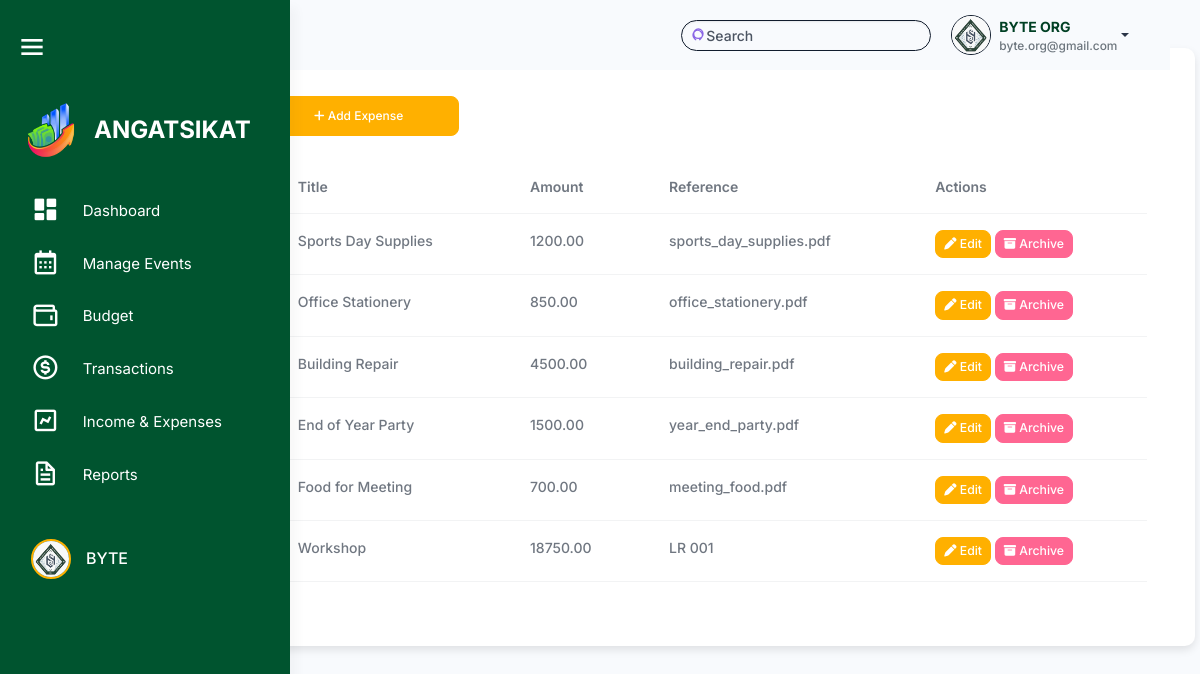
Screenshot of /income_and_expenses/expenses.php (signed in) with the database file from the repository.
### tables this page shows
CREATE TABLE `expenses` (
  `expense_id` int(11) NOT NULL,
  `organization_id` int(11) NOT NULL,
  `category` enum('Activities','Purchases','Maintenance') NOT NULL,
  `title` varchar(255) NOT NULL,
  `amount` decimal(10,2) NOT NULL,
  `reference` varchar(255) DEFAULT NULL,
  `created_at` timestamp NOT NULL DEFAULT current_timestamp()
);

### session_check.php (called while the page is built, shortened)
<?php
$organization_id = $_SESSION['organization_id'];
?>

### income_and_expenses/expenses.php (the view, shortened to what this page needs)
<?php
include '../connection.php';
include '../session_check.php';
$sql = "SELECT * FROM expenses WHERE organization_id = $organization_id";
$result = $conn->query($sql);
?>
<!DOCTYPE html>
<html lang="en">
<head>
    <link rel="stylesheet" href="../assets/css/styles.min.css" />
    <link rel="stylesheet" href="../html/sidebar.css" />
    <link rel="stylesheet" href="../budget_management/budget.css" />
    <link href="https://unpkg.com/boxicons@2.1.4/css/boxicons.min.css" rel="stylesheet" />
    <link rel="stylesheet" href="https://cdnjs.cloudflare.com/ajax/libs/font-awesome/6.6.0/css/all.min.css">
    <link rel="stylesheet"
        href="https://cdnjs.cloudflare.com/ajax/libs/selectize.js/0.12.6/css/selectize.bootstrap3.min.css"
 />
    <link rel="stylesheet" href="https://cdn.datatables.net/1.13.1/css/dataTables.bootstrap5.min.css">
</head>
<body>
    <div class="page-wrapper" id="main-wrapper" data-layout="vertical" data-navbarbg="skin6" data-sidebartype="full"
        data-sidebar-position="fixed" data-header-position="fixed">
        <aside class="left-sidebar" id="sidebar">
            <div class="top-bar">
                <div id="toggleSidebar" class="burger-icon">
                    <i class="bx bx-menu"></i>
                </div>
            </div>
            <div>
                <div class="brand-logo logo-container">
                    <a href="../html/officer_dashboard.html" class="logo-img">
                        <img src="angat sikat.png" alt="Angat Sikat Logo" class="sidebar-logo">
                    </a>
                    <span class="logo-text">ANGATSIKAT</span>
                </div>
                <nav class="sidebar-nav">
                    <ul id="sidebarnav">
                        <li class="sidebar-item">
                            <a class="sidebar-link" href="../dashboard/officer_dashboard.php" aria-expanded="false"
                                data-tooltip="Dashboard">
                                <i class="bx bxs-dashboard"></i>
                                <span class="hide-menu">Dashboard</span>
                            </a>
                        </li>
                        <li class="sidebar-item">
                            <a class="sidebar-link" href="../activity_management/activities.php" aria-expanded="false"
                                data-tooltip="Manage Events">
                                <i class="bx bx-calendar"></i>
                                <span class="hide-menu">Manage Events</span>
                            </a>
                        </li>
                        <li class="sidebar-item">
                            <a class="sidebar-link" aria-expanded="false" data-tooltip="Budget">
                                <i class="bx bx-wallet"></i>
                                <span class="hide-menu">Budget</span>
                            </a>
                        </li>
                        <li class="sidebar-item">
                            <a class="sidebar-link" href="#transactions" aria-expanded="false"
                                data-tooltip="Transactions">
                                <i class="bx bx-dollar-circle"></i>
                                <span class="hide-menu">Transactions</span>
                            </a>
                        </li>
                        <li class="sidebar-item">
                            <a class="sidebar-link" aria-expanded="false" data-tooltip="Income & Expenses">
                                <i class="bx bx-chart"></i>
                                <span class="hide-menu">Income & Expenses</span>
                            </a>
                        </li>
                        <li class="sidebar-item">
                            <a class="sidebar-link" href="reports.php" aria-expanded="false" data-tooltip="Reports">
                                <i class="bx bx-file"></i>
                                <span class="hide-menu">Reports</span>
                            </a>
                        </li>
                        <li class="sidebar-item profile-container">
                            <a class="sidebar-link" href="../user/profile.html" aria-expanded="false"
                                data-tooltip="Profile">
                                <div class="profile-pic-border">
                                    <img src="byte.png" alt="Profile Picture" class="profile-pic" />
                                </div>
                                <span class="profile-name">BYTE</span>
                            </a>
                        </li>
                    </ul>
                </nav>
            </div>
        </aside>
        <div class="body-wrapper">
            <header class="app-header">
                <nav class="navbar navbar-expand-lg navbar-light">
                    <div class="navbar-collapse justify-content-end px-0" id="navbarNav">
                        <div class="container-fluid d-flex justify-content-end align-items-center"
                            style="padding: 0 1rem; background-color: transparent;">
                            <div class="d-none d-sm-flex position-relative" style=" width: 250px; margin-right: 10px;">
                                <input class="form-control py-1 ps-4 pe-3 border border-dark rounded-pill" type="search"
                                    placeholder="Search" id="searchInput" style="width: 100%; padding: 0.25rem 1rem;">
                            </div>
                            <div class="dropdown">
                                <a href="#" class="dropdown-toggle d-flex align-items-center" data-bs-toggle="dropdown"
                                    aria-expanded="false" style="text-decoration: none;">
                                    <img class="border border-dark rounded-circle" src="byte.png" alt="Profile"
                                        style="width: 40px; height: 40px; margin-left: 10px;">
                                    <div class="d-flex flex-column align-items-start ms-2">
                                        <span style="font-weight: bold; color: #004024; text-decoration: none;">BYTE
                                            ORG</span>
                                        <span
                                            style="font-size: 0.85em; color: #6c757d; text-decoration: none;">byte.org@gmail.com</span>
                                    </div>
                                </a>
                            </div>
                        </div>
                    </div>
                </nav>
            </header>
            <div class="container mt-5 p-5">
                <h2 class="mb-4">Expenses
                    <button class="btn btn-primary ms-3" data-bs-toggle="modal" data-bs-target="#addExpenseModal"
                        style="height: 40px; width: 200px; border-radius: 8px; font-size: 12px;">
                        <i class="fa-solid fa-plus"></i> Add Expense
                    </button>
                </h2>
                <table id="expensesTable" class="table">
                    <thead>
                        <tr>
                            <th>Category</th>
                            <th>Title</th>
                            <th>Amount</th>
                            <th>Reference</th>
                            <th>Actions</th>
                        </tr>
                    </thead>
                    <tbody>
                        <?php
            if ($result->num_rows > 0) {
                while($row = $result->fetch_assoc()) {
                    echo "<tr>
                            <td>{$row['category']}</td>
                            <td>{$row['title']}</td>
                            <td>{$row['amount']}</td>
                            <td>{$row['reference']}</td>
                            <td>
                                <button class='btn btn-primary btn-sm edit-btn'
                                        data-bs-toggle='modal'
                                        data-bs-target='#editExpenseModal'
                                        data-id='{$row['expense_id']}'>
                                    <i class='fa-solid fa-pen'></i> Edit
                                </button>
                                <button class='btn btn-danger btn-sm archive-btn'
                                        data-id='{$row['expense_id']}'>
                                    <i class='fa-solid fa-box-archive'></i> Archive
                                </button>
                            </td>
                        </tr>";
                }
            } else {
                echo "<tr><td colspan='7' class='text-center'>No expenses found</td></tr>";
            }
            ?>
                    </tbody>
                </table>
            </div>
        </div>
    </div>
</body>
</html>

### html/sidebar.css (style rules this page uses)
#sidebar { width: 290px; background-color: #00542f; transition: width 0.3s, border-radius 0.3s, margin-left 0.3s; display: flex; flex-direction: column; height: 100vh; border-radius: 0; margin-left: 0; overflow-x: hidden; }
#sidebar .sidebar-item a { display: flex; align-items: center; padding: 10px 15px; color: #ffffff; text-decoration: none; border-radius: 8px; transition: background-color 0.3s; }
.sidebar-item a i { font-size: 1.5rem; margin-right: 10px; transition: color 0.3s; }
.profile-container { display: flex; align-items: center; width: 100%; margin-top: 30px; position: relative; flex-shrink: 0; }
.sidebar-item { position: relative; }
.sidebar-item a[data-tooltip]::after { content: attr(data-tooltip); position: absolute; left: 100%; top: 50%; transform: translateY(-50%); background-color: #00542f; color: #ffffff; padding: 5px 10px; border-radius: 5px; opacity: 0; white-space: nowrap; transition: opacity 0.3s, left 0.3s; pointer-events: none; font-size: 0.85rem; margin-left: 10px; z-index: 10; }
.sidebar-link[data-tooltip]::after { opacity: 1 !important; }

### budget_management/budget.css (style rules this page uses)
.container { padding-top: 20px; background-color: #fff; border-radius: 10px; box-shadow: 0 4px 8px rgba(0, 0, 0, 0.1); }
table { table-layout: auto; max-width: 100%; height: auto; border-collapse: collapse; }
.btn-primary { background-color: #ffb000; border-color: #ffb000; }

### rows the page displays
expenses: title "Sports Day Supplies", amount "1200.00", reference "sports_day_supplies.pdf"
expenses: title "Office Stationery", amount "850.00", reference "office_stationery.pdf"
expenses: title "Building Repair", amount "4500.00", reference "building_repair.pdf"
expenses: title "End of Year Party", amount "1500.00", reference "year_end_party.pdf"
expenses: title "Food for Meeting", amount "700.00", reference "meeting_food.pdf"
expenses: title "Workshop", amount "18750.00", reference "LR 001"
